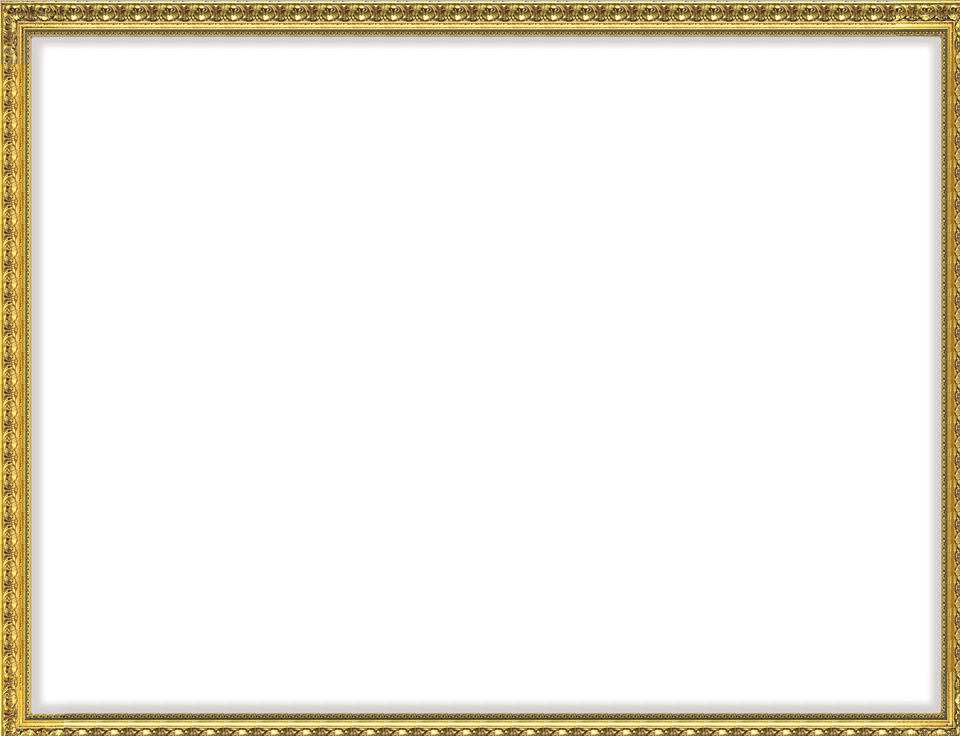

This game map was drawn from its Tiled (.tmx) file and the tilesets committed beside it. A one-line description and the trimmed map source follow:
An orthogonal 30x23 tile map with 32x32 px tiles, 1 tile layer (Tile Layer 1) and 5 objects (mainPlayer).

<map version="1.0" orientation="orthogonal" renderorder="right-down" width="30" height="23" tilewidth="32" tileheight="32" nextobjectid="8">
 <tileset firstgid="1" name="cuadro" tilewidth="32" tileheight="32" tilecount="70" columns="7">
  <image source="../../img/map/cuadro.png" width="236" height="333" />
 </tileset>
 <layer name="Tile Layer 1" width="30" height="23">
  <data>[690 cells, 690 non-empty, 25 distinct tile ids]</data>
 </layer>
 <objectgroup name="collision">
  <object id="3" x="1" y="3" width="31" height="736" />
  <object id="5" x="30" y="713" width="922" height="21" />
  <object id="6" x="940" y="31" width="19" height="700" />
  <object id="7" x="3" y="6" width="949" height="31" />
 </objectgroup>
 <objectgroup name="Entities">
  <object id="1" name="mainPlayer" x="130" y="456" width="50" height="50">
   <properties>
    <property name="frameheight" value="50" />
    <property name="framewidth" value="50" />
    <property name="image" value="robot50" />
    <property name="spritelength" value="45" />
    <property name="spritewidth" value="45" />
   </properties>
  </object>
 </objectgroup>
</map>
